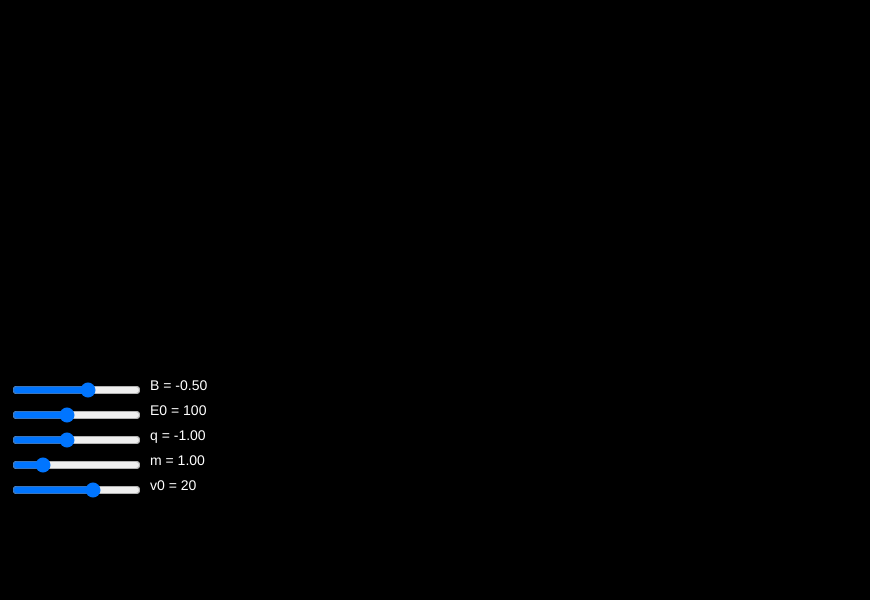
Frame 1 (no input)
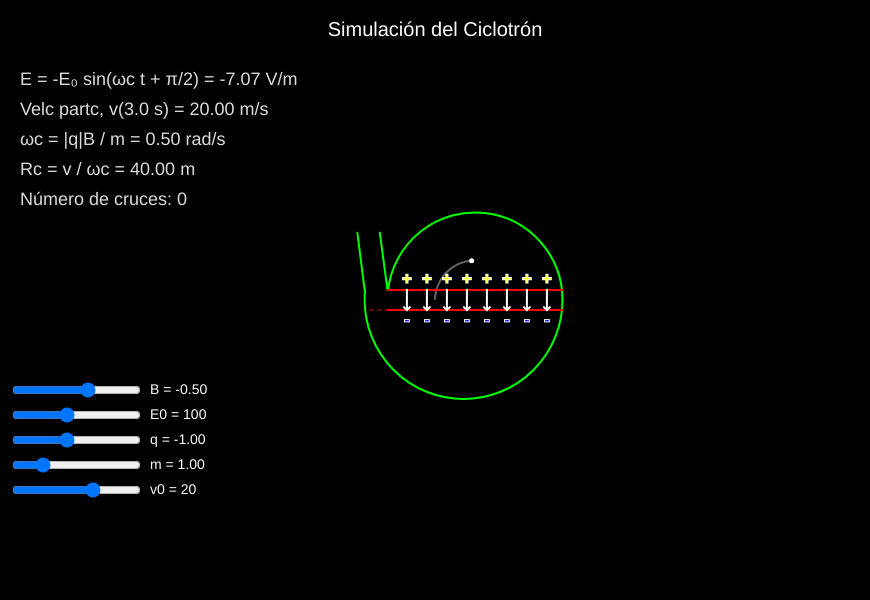
Frame 60 (no input)
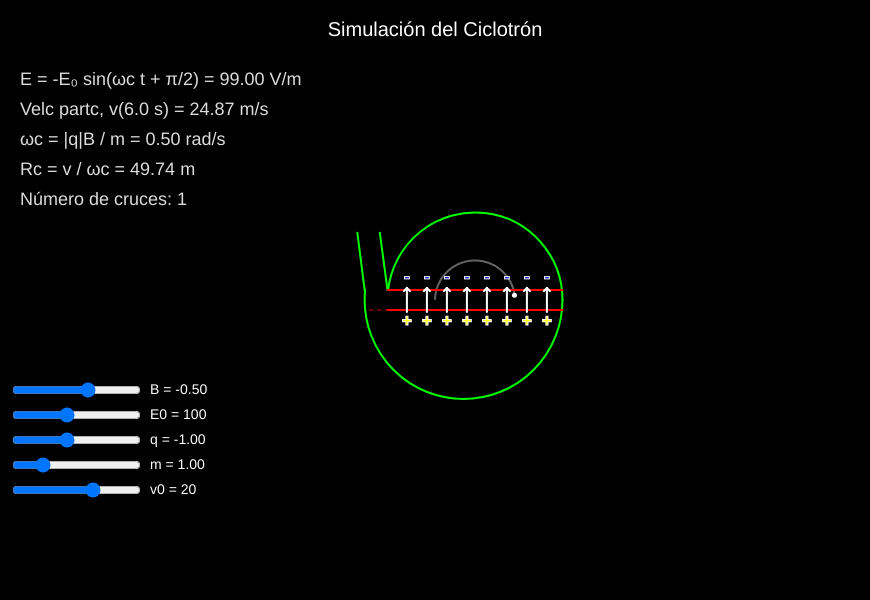
Frame 120 (the mouse pressed at the canvas centre since frame 60)

The p5.js sketch that drew these frames (run headless with seeded random() and noise() and a simulated clock; from frame 60 on, the mouse is pressed at the canvas centre):

// p5.js sketch
// ── sketch.js
/* ***********************************************************
 * ******* SIMULACION LABORATORIO AVANZADO 3 *****************
 * ***********************************************************
 * * Autor: Juan Sebastian Sanchez Guarnizo                  *
 * * Co-Autores: Daniel Valle Jaramillo                      *
 * *             Jamir Moreno Salazar                        *
 * * Institucion: Universidad de Antioquia                   *
 * * Curso: Laboratorio avanzado 3                           *
 * ***********************************************************/

let particle;
let velocity;
//let B = 0.5; // Campo magnético en la dirección Z
//let q = -1; // Carga de la partícula (valor arbitrario)
//let m = 1; // Masa de la partícula (valor arbitrario)
//let v0= -20
let dt = 0.05; // Paso de tiempo para mayor precisión
//let trail = []; // Almacena la trayectoria de la partícula
//let E0 = 100; // Amplitud del campo eléctrico en la región de aceleración
let B, q, m, v0, E0;
let omega; // Frecuencia del ciclotrón
let R_cyclotron; // Radio del ciclotrón inicial
let R_c4 = 0,
  R_c6 = 0; // Radios en el 4to y 6to cruce
let accelerationRegion = { y1: 0, y2: 0 }; // Región de aceleración en Y
let lastSign = 1; // Control de fase del campo eléctrico
//let crossings = 0; // Contador de cruces por la región de aceleración
let maxCrossings = 6; // Número de cruces antes de apagar el campo magnético
let velocity_temp, particle_temp; // Copias para la simulación inicial

// Sliders
let B_slider, E0_slider, q_slider, m_slider, v0_slider;

function setup() {
  createCanvas(870, 600);
  background(0);
  //particle = createVector(width / 2, height / 2);
  //velocity = createVector(0, v0); // Velocidad inicial solo en Y por defecto con (0,-20)

  //// Frecuencia del ciclotrón: ω = |q|B/m
  //omega = abs(q * B) / m;

  //// Calcular el radio del ciclotrón inicial: R = v / ω
  //R_cyclotron = velocity.mag() / omega;

  //// Definir la región de aceleración como 1/4 del radio inicial del ciclotrón
  //accelerationRegion.y1 = height / 2 - R_cyclotron / 4;
  //accelerationRegion.y2 = height / 2 + R_cyclotron / 4;

  //// Crear copias para la simulación inicial
  //velocity_temp = velocity.copy();
  //particle_temp = particle.copy();

  // Crear sliders con eventos que solo reinician cuando el usuario suelta el mouse
  // 🔹 Definir la posición de los sliders en la esquina inferior izquierda
  // 🔹 Ajuste de posición para que todos los sliders sean visibles
  // 🔹 Ajuste de posición más alto para que todos los sliders sean visibles
  let sliderX = 10; // Margen desde la izquierda
  let sliderY = height - 220; // 🔥 Subimos otros 40 píxeles

  let spacing = 25; // Espaciado uniforme entre sliders

  B_slider = createSlider(0.2, 0.7, 0.5, 0.01);
  B_slider.position(sliderX, sliderY);
  B_slider.changed(resetSimulation);

  E0_slider = createSlider(0, 240, 100, 1); //createSlider(50, 240, 100, 1);
  E0_slider.position(sliderX, sliderY + spacing);
  E0_slider.changed(resetSimulation);

  q_slider = createSlider(-1.35, -0.5, -1, 0.01);
  q_slider.position(sliderX, sliderY + 2 * spacing);
  q_slider.changed(resetSimulation);

  m_slider = createSlider(0.74, 2, 1, 0.01);
  m_slider.position(sliderX, sliderY + 3 * spacing);
  m_slider.changed(resetSimulation);

  v0_slider = createSlider(-40, -9, -20, 1);
  v0_slider.position(sliderX, sliderY + 4 * spacing);
  v0_slider.changed(resetSimulation);

  resetSimulation(); // ✅ Se llama al inicio para configurar la simulación
}

function resetSimulation() {
  // Obtener valores de sliders
  B = B_slider.value();
  E0 = E0_slider.value();
  q = q_slider.value();
  m = m_slider.value();
  v0 = v0_slider.value();

  // Inicializar partícula
  particle = createVector(width / 2, height / 2);
  velocity = createVector(0, v0);

  // Cálculo de frecuencia del ciclotrón y radio
  omega = abs(q * B) / m;
  R_cyclotron = velocity.mag() / omega;

  // Definir región de aceleración
  accelerationRegion.y1 = height / 2 - R_cyclotron / 4;
  accelerationRegion.y2 = height / 2 + R_cyclotron / 4;

  // Reiniciar trayectoria y cruces
  trail = [];
  crossings = 0;

  // 🔹 REINICIAR radios del 4to y 6to cruce
  R_c4 = 0;
  R_c6 = 0;

  // 🔹 REINICIAR copias para la simulación inicial
  velocity_temp = velocity.copy();
  particle_temp = particle.copy();

  frameCount = 0; // 🔹 Reiniciar el tiempo de simulación
}

function draw() {
  background(0);

  // Posición base para los nombres de los sliders
  let labelX = 10; // Margen desde la izquierda
  let valueX = 150; // Posición del valor a la derecha
  let labelY = height - 210; // Ajustar altura
  let spacing = 25; // Espaciado uniforme

  fill(255);
  textSize(14);
  text(`B = -${B_slider.value().toFixed(2)}`, valueX, labelY); //toca poner un menos, porque recuerde que aca todo esta invertido y por eso se usa un campo positivo, pues aca -x equivale a +x pero usualmente se usariauno negativo.

  text(`E0 = ${E0_slider.value().toFixed(0)}`, valueX, labelY + spacing);

  text(`q = ${q_slider.value().toFixed(2)}`, valueX, labelY + 2 * spacing);

  text(`m = ${m_slider.value().toFixed(2)}`, valueX, labelY + 3 * spacing);

  text(`v0 = ${-v0_slider.value().toFixed(0)}`, valueX, labelY + 4 * spacing); //el menos que se pone aca es por el mismo motivoque se puso en B, una velocidad en -y en la simulacion equivalea ir pa arriba, pero en la vida real no xD

  let simTime = frameCount * dt; // ✅ Se cambió "time" a "simTime"

  // 🟡 Fase 1: Estimar R_c4 y R_c6 sin graficar nada
  if (R_c4 === 0 || R_c6 === 0) {
    let temp_crossings = 0;
    let temp_particle = particle_temp.copy();
    let temp_velocity = velocity_temp.copy();

    while (temp_crossings < maxCrossings) {
      let E = createVector(0, 0);
      if (
        temp_particle.y > accelerationRegion.y1 &&
        temp_particle.y < accelerationRegion.y2
      ) {
        let currentSign = sin(omega * simTime + PI / 2) > 0 ? 1 : -1;
        E = createVector(0, currentSign * E0);
        temp_crossings++;

        // Calcular radios usando R = v / omega
        if (temp_crossings === 4)
          R_c4 = (temp_velocity.mag() / omega) * (1 + 0.25);
        if (temp_crossings === 6)
          R_c6 = (temp_velocity.mag() / omega) * (1 + 0.1);
      }

      let v_minus = temp_velocity
        .copy()
        .add(p5.Vector.mult(E, (q * dt) / (2 * m)));
      let t = p5.Vector.mult(createVector(0, 0, B), (q * dt) / (2 * m));
      let v_prime = v_minus.copy().add(p5.Vector.cross(v_minus, t));
      let s = p5.Vector.mult(t, 2 / (1 + t.magSq()));
      let v_plus = v_minus.copy().add(p5.Vector.cross(v_prime, s));
      temp_velocity = v_plus.copy().add(p5.Vector.mult(E, (q * dt) / (2 * m)));

      temp_particle.add(p5.Vector.mult(temp_velocity, dt));
    }
  }
  // 🟢 Fase 2: Simulación normal con dibujo
  else {
    let E = createVector(0, 0);
    let Bvec = createVector(0, 0, B);

    if (
      particle.y > accelerationRegion.y1 &&
      particle.y < accelerationRegion.y2
    ) {
      let currentSign = sin(omega * simTime + PI / 2) > 0 ? 1 : -1;
      if (currentSign !== lastSign) {
        E = createVector(0, currentSign * E0);
        lastSign = currentSign;
        crossings++;
      }
    }

    if (crossings >= maxCrossings) {
      Bvec = createVector(0, 0, 0);
    }

    let v_minus = velocity.copy().add(p5.Vector.mult(E, (q * dt) / (2 * m)));
    let t = p5.Vector.mult(Bvec, (q * dt) / (2 * m));
    let v_prime = v_minus.copy().add(p5.Vector.cross(v_minus, t));
    let s = p5.Vector.mult(t, 2 / (1 + t.magSq()));
    let v_plus = v_minus.copy().add(p5.Vector.cross(v_prime, s));
    velocity = v_plus.copy().add(p5.Vector.mult(E, (q * dt) / (2 * m)));

    particle.add(p5.Vector.mult(velocity, dt));

    trail.push(particle.copy());

    // 🔹 Dibujar la trayectoria
    stroke(255, 100);
    noFill();
    beginShape();
    for (let p of trail) {
      vertex(p.x, p.y);
    }
    endShape();

    // 🔹 Dibujar la partícula
    fill(255);
    noStroke();
    ellipse(particle.x, particle.y, 5, 5);

    //// 🔹 Dibujar la región de aceleración (horizontal)
    //stroke(255, 0, 0);
    //line(0, accelerationRegion.y1, width, accelerationRegion.y1);
    //line(0, accelerationRegion.y2, width, accelerationRegion.y2);

    // 🔵 Dibujar las D's (como semicírculos corregidos y sin "paticas")
    stroke(0, 255, 0);
    noFill();

    // 📌 Cálculo de ángulos corregidos
    let angulo_arriba = asin(R_cyclotron / (4 * R_c4));
    let angulo_abajo = asin(R_cyclotron / (4 * R_c6));

    // 📌 Control de posición en X
    let xD_arriba = width / 2 + R_cyclotron; // D superior (movida a la derecha)
    let xD_abajo = width / 2 + R_cyclotron - (R_c6 - R_c4); // D inferior (ajustada)

    // D pequeña (arriba) - Semicírculo superior (movido y ajustado)
    arc(xD_arriba, height / 2, 2 * R_c4, 2 * R_c4, PI + angulo_arriba, 0);

    // D grande (abajo) - Semicírculo inferior (movido y ajustado)
    arc(xD_abajo, height / 2, 2 * R_c6, 2 * R_c6, 0, PI + angulo_abajo);

    // 🔵 Dibujar los "palitos" en los bordes de las D’s
    //stroke(255, 165, 0); // Color naranja (o elige el que prefieras)
    stroke(0, 255, 0);
    strokeWeight(2); // Grosor de la línea

    // 📌 Coordenadas de los extremos izquierdos de cada D
    let xPalitoArriba = xD_arriba - R_c4;
    let xPalitoAbajo = xD_abajo - R_c6;

    // 📌 Dibujar los palitos
    line(
      xPalitoArriba,
      height / 2 - R_cyclotron / 4,
      0.98 * xPalitoArriba,
      height / 2 - R_c4 * 0.77
    ); // Palito arriba
    line(
      xPalitoAbajo,
      height / 2 - R_cyclotron / 4,
      0.98 * xPalitoAbajo,
      height / 2 - R_c4 * 0.77
    ); // Palito abajo

    // 🔹 Dibujar la región de aceleración (acotada al ciclotrón)
    stroke(255, 0, 0);
    strokeWeight(2); // Ajuste para que se vean bien

    // 📌 Límites de las líneas rojas (máximo en X: -R_c4 a +R_c4)
    let xLineaIzquierda = xD_arriba - R_c4;
    let xLineaDerecha = xD_arriba + R_c4;

    // 📌 Dibujar las líneas dentro del ciclotrón (modificado)
    line(
      xLineaIzquierda,
      accelerationRegion.y1,
      xLineaDerecha,
      accelerationRegion.y1
    );
    line(
      xLineaIzquierda,
      accelerationRegion.y2,
      xLineaDerecha,
      accelerationRegion.y2
    );

    // 🔹 Dibujar la línea punteada en la parte inferior (cubriendo todo de -R_c6 a +R_c6)
    //stroke(255, 0, 0); // Color rojo
    stroke(255, 0, 0, 100); // 🔥 Último valor (100) controla la transparencia
    strokeWeight(2);
    let dashLength = 3; // Longitud de cada segmento de la línea punteada
    let gapLength = 5; // Espacio entre segmentos

    // 📌 Dibujar segmentos en toda la base
    let x = xD_abajo - R_c6 * 0.95; // Inicia en -R_c6
    while (x <= xD_abajo + R_c6) {
      // 🔥 Se extiende hasta +R_c6
      line(
        x,
        accelerationRegion.y2,
        min(x + dashLength, xD_abajo + R_c6),
        accelerationRegion.y2
      );
      x += dashLength + gapLength; // Avanza con el patrón punteado
    }

    // 🔵 Dibujar flechas oscilantes del campo eléctrico
    stroke(255);
    strokeWeight(2);
    let E_direction = sin(omega * simTime + PI / 2) > 0 ? 1 : -1;
    let E_magnitude = abs(sin(omega * simTime + PI / 2));

    for (let x = xLineaIzquierda * 1.05; x <= xLineaDerecha; x += 20) {
      let arrowY1 = accelerationRegion.y2 + 2 * E_magnitude;
      let arrowY2 = accelerationRegion.y1 - 2 * E_magnitude;

      // 🔥 Si el campo es negativo, invertir la dirección de la flecha
      if (E_direction < 0) {
        [arrowY1, arrowY2] = [arrowY2, arrowY1];
      }

      // Dibujar la línea principal de la flecha
      line(x, arrowY1, x, arrowY2);

      // Dibujar las puntas de la flecha
      let arrowSize = 3;
      line(x - arrowSize, arrowY1 - E_direction * arrowSize, x, arrowY1);
      line(x + arrowSize, arrowY1 - E_direction * arrowSize, x, arrowY1);

      //// Dibujar los signos "-" y "+"
      //textSize(16);
      //textAlign(CENTER, CENTER);
      //fill(255, 255, 0);
      //text("+", x, arrowY1 - 10); // 🔥 "+" en la punta de la flecha
      //fill(0, 0, 255);
      //text("-", x, arrowY2 + 10); // 🔥 "-" en la base de la flecha

      // Dibujar los signos "+" y "-" con ajuste de dirección
      textSize(16);
      textAlign(CENTER, CENTER);

      if (E_direction > 0) {
        // Campo apuntando hacia arriba: "-" en la punta, "+" en la base
        fill(255, 255, 0);
        text("+", x, arrowY2 - 10);
        fill(0, 0, 255);
        text("-", x, arrowY1 + 10);
        //fill(255, 255, 0);
        //text("+", x, arrowY1 - 10);
        //fill(0, 0, 255);
        //text("-", x, arrowY2 + 10);
      } else {
        // Campo apuntando hacia abajo: "-" en la punta, "+" en la base
        fill(0, 0, 255);
        text("-", x, arrowY1 - 10);
        fill(255, 255, 0);
        text("+", x, arrowY2 + 10);
        //fill(0, 0, 255);
        //text("-", x, arrowY2 - 10);
        //fill(255, 255, 0);
        //text("+", x, arrowY1 + 10);
      }
    }

    // Etiquetas
    fill(255);
    stroke(0);
    textSize(20);
    textAlign(CENTER, CENTER);
    text("Simulación del Ciclotrón", width / 2, 30);

    fill(220); // Un blanco menos brillante
    stroke(0);
    textSize(18);
    textAlign(LEFT, CENTER);
    // Campo eléctrico
    text(
      `E = -E₀ sin(ωc t + π/2) = ${(
        -E0 * sin(omega * simTime + PI / 2)
      ).toFixed(2)} V/m`,
      20,
      80
    );
    // Velocidad particula
    text(
      `Velc partc, v(${simTime.toFixed(1)} s) = ${velocity
        .mag()
        .toFixed(2)} m/s`,
      20,
      110
    );
    // Frecuencia ciclotrón
    text(`ωc = |q|B / m = ${omega.toFixed(2)} rad/s`, 20, 140);
    // Radio ciclotrón
    text(`Rc = v / ωc = ${(velocity.mag() / omega).toFixed(2)} m`, 20, 170);
    // Número de cruces en la región de aceleración
    text(`Número de cruces: ${crossings}`, 20, 200);
  }
}
